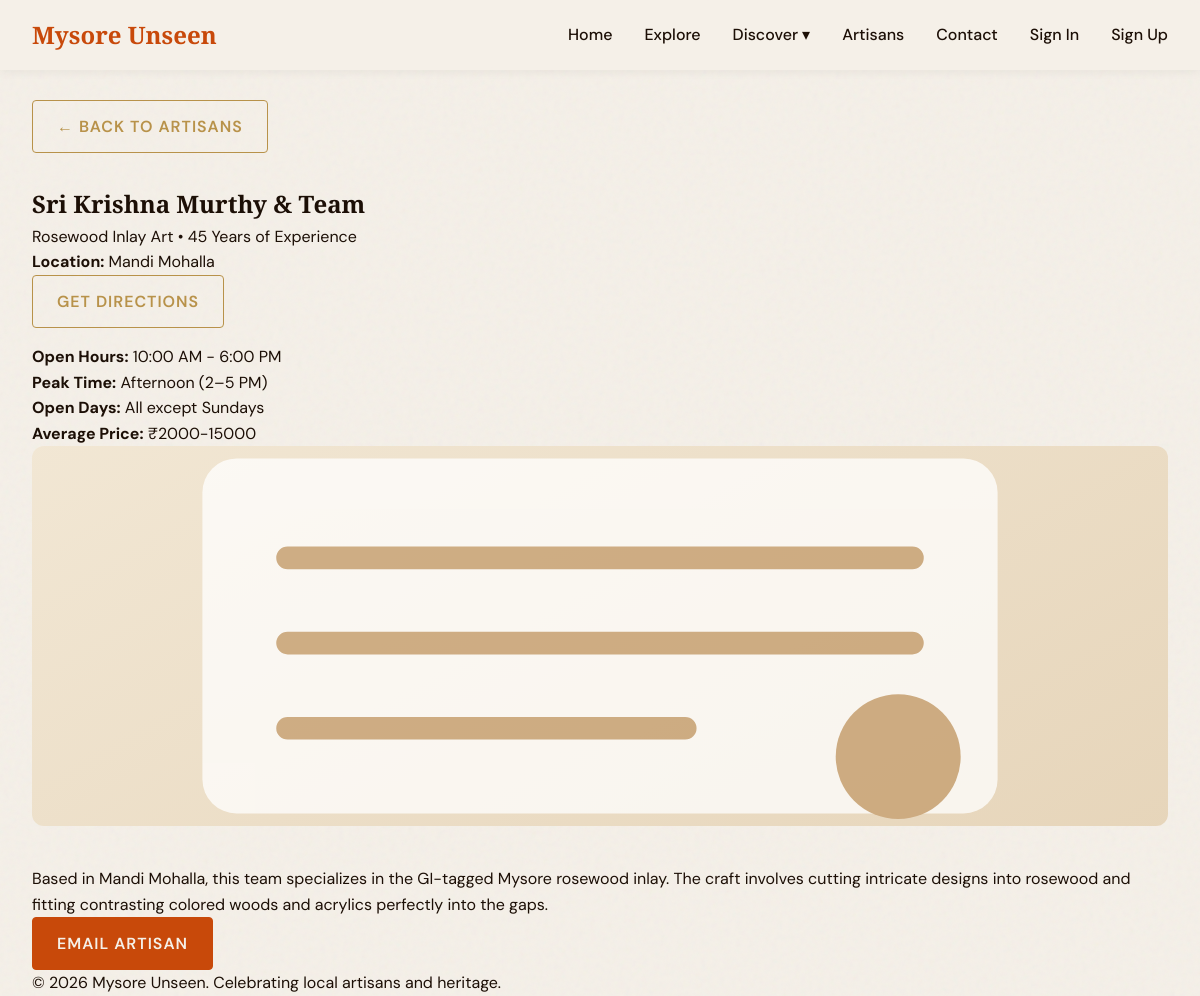
The app's page /artisans/2 with its own data.
### models.py (models this page shows, shortened)
class Artisan(db.Model):
    id = db.Column(db.Integer, primary_key=True)
    name = db.Column(db.String(100), nullable=False)
    craft = db.Column(db.String(100), nullable=False)
    years_experience = db.Column(db.Integer, nullable=False)
    short_bio = db.Column(db.String(200), nullable=False)
    bio = db.Column(db.Text, nullable=False)
    contact_email = db.Column(db.String(100), nullable=True)
    whatsapp = db.Column(db.String(20), nullable=True)
    image_url = db.Column(db.String(300), nullable=True)
    location = db.Column(db.String(100), nullable=True)
    average_price = db.Column(db.String(50), nullable=True)
    closed_days = db.Column(db.String(100), nullable=True)
    rush_time = db.Column(db.String(100), nullable=True)
    bus_routes = db.Column(db.String(200), nullable=True)

### app.py (the view)
@app.route('/artisans/<int:artisan_id>')
def artisan_detail(artisan_id):
    artisan = Artisan.query.get_or_404(artisan_id)
    try:
        artisan.image_url = get_image(ARTISAN_IMAGES, artisan.name)
    except:
        artisan.image_url = DEFAULT_IMAGE
    return render_template('artisan_detail.html', artisan=artisan)

### app.py (called while the page is built)
@app.context_processor
def inject_user():
    return {'current_user': session.get('user')}

### image_data.py (called while the page is built)
def get_image(mapping, name):
    if not name:
        return DEFAULT_IMAGE
    name_lower = name.lower()
    for key, url in mapping.items():
        if key.lower() in name_lower or name_lower in key.lower():
            return url
    return DEFAULT_IMAGE

### templates/artisan_detail.html (shortened to what this page needs)
{% extends 'base.html' %}
{% block content %}
<section class="artisan-detail container fade-in" style="margin-top: 100px;">
    <a href="{{ url_for('artisans') }}" class="btn btn-secondary" style="margin-bottom: 2rem;">&larr; Back to Artisans</a>
    <div class="artisan-profile fade-in">
        <div class="artisan-header">
            <h1>{{ artisan.name }}</h1>
            <p class="artisan-meta">{{ artisan.craft }} &bull; {{ artisan.years_experience }} Years of Experience</p>
            {% if artisan.location %}
            <p><strong>Location:</strong> <a href="https://www.google.com/maps/search/?api=1&query={{ artisan.location|urlencode }}" target="_blank">{{ artisan.location }}</a></p>
            <a href="https://www.google.com/maps/search/?api=1&query={{ artisan.location|urlencode }}" target="_blank" class="btn btn-secondary" style="margin-bottom:1rem;">Get Directions</a>
            {% else %}
            <p><strong>Location:</strong> Unknown</p>
            {% endif %}
            <p><strong>Open Hours:</strong> 10:00 AM - 6:00 PM</p>
            <p><strong>Peak Time:</strong> {{ artisan.rush_time or '10:00 AM - 6:00 PM' }}</p>
            <p><strong>Open Days:</strong> {% if artisan.closed_days %}All except {{ artisan.closed_days }}{% else %}Daily{% endif %}</p>
            {% if artisan.average_price %}<p><strong>Average Price:</strong> {{ artisan.average_price }}</p>{% endif %}
        </div>
        {% if artisan.image_url %}
        <div style="margin-bottom: 2rem;">
            <img src="{{ artisan.image_url }}" alt="{{ artisan.name }}" style="width:100%; max-height: 380px; object-fit: cover; border-radius: 12px;" onerror="this.src='/static/images/placeholder.svg'">
        </div>
        {% endif %}
        <div class="artisan-bio">
            <p>{{ artisan.bio }}</p>
        </div>
        <div class="contact-links">
            {% if artisan.contact_email %}
            <a href="mailto:{{ artisan.contact_email }}" class="btn btn-primary">Email Artisan</a>
            {% endif %}
        </div>
    </div>
</section>
{% endblock %}

### static/style.css (style rules this page uses)
:root { --saffron: #C8490A; --ivory: #F5F0E8; --espresso: #1C0F06; --gold: #B8924A; --cream: #EDE4D3; --font-heading: 'Playfair Display', serif; --font-body: 'DM Sans', sans-serif; --transition: all 0.3s ease; }
* { margin: 0; padding: 0; box-sizing: border-box; }
body { font-family: var(--font-body); background-color: var(--ivory); color: var(--espresso); line-height: 1.6; overflow-x: hidden; display: flex; flex-direction: column; min-height: 100vh; }
h1, h2, h3, h4, h5, h6 { font-family: var(--font-heading); font-weight: 700; color: var(--espresso); }
a { text-decoration: none; color: inherit; }
.btn { display: inline-block; padding: 0.8rem 1.5rem; font-family: var(--font-body); font-weight: 600; text-transform: uppercase; letter-spacing: 1px; border: 1px solid var(--saffron); background: transparent; color: var(--saffron); cursor: pointer; transition: var(--transition); border-radius: 4px; }
.btn-primary { background: var(--saffron); color: var(--ivory); }
.btn-secondary { border-color: var(--gold); color: var(--gold); }
.container { max-width: 1200px; margin: 0 auto; padding: 0 2rem; }
section { padding: 5rem 0; }
.fade-in { opacity: 0; transform: translateY(20px); transition: opacity 0.6s ease-out, transform 0.6s ease-out; }
.fade-in.appear { opacity: 1; transform: translateY(0); }

### records on screen
Artisan: name "Sri Krishna Murthy & Team", craft "Rosewood Inlay Art", years_experience "45", location "Mandi Mohalla", rush_time "Afternoon (2–5 PM)", closed_days "Sundays", average_price "₹2000-15000", bio "Based in Mandi Mohalla, this team specializes in the GI-tagged Mysore rosewood inlay. The craft involves cutting intricate designs into rosewood and fitting contrasting colored woods and acrylics perfectly into the gaps."
